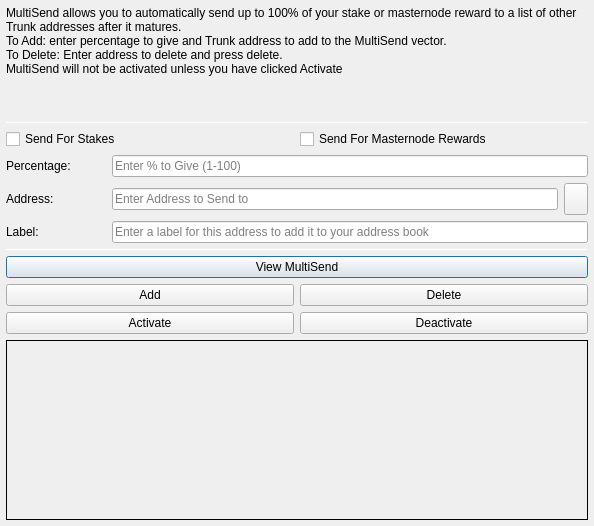
<?xml version="1.0" encoding="UTF-8"?>
<ui version="4.0">
 <class>MultiSendDialog</class>
 <widget class="QDialog" name="MultiSendDialog">
  <property name="windowModality">
   <enum>Qt::NonModal</enum>
  </property>
  <property name="geometry">
   <rect>
    <x>0</x>
    <y>0</y>
    <width>594</width>
    <height>526</height>
   </rect>
  </property>
  <property name="windowTitle">
   <string>MultiSend</string>
  </property>
  <layout class="QVBoxLayout" name="verticalLayout" stretch="0">
   <property name="leftMargin">
    <number>6</number>
   </property>
   <property name="topMargin">
    <number>6</number>
   </property>
   <property name="rightMargin">
    <number>6</number>
   </property>
   <property name="bottomMargin">
    <number>6</number>
   </property>
   <item>
    <layout class="QVBoxLayout" name="verticalLayout_Main" stretch="1,1,1,0,1,1,1">
     <item>
      <widget class="QLabel" name="label_2">
       <property name="lineWidth">
        <number>1</number>
       </property>
       <property name="text">
        <string>MultiSend allows you to automatically send up to 100% of your stake or masternode reward to a list of other Trunk addresses after it matures.
To Add: enter percentage to give and Trunk address to add to the MultiSend vector.
To Delete: Enter address to delete and press delete.
MultiSend will not be activated unless you have clicked Activate</string>
       </property>
       <property name="alignment">
        <set>Qt::AlignLeading|Qt::AlignLeft|Qt::AlignTop</set>
       </property>
       <property name="wordWrap">
        <bool>true</bool>
       </property>
      </widget>
     </item>
     <item>
      <widget class="Line" name="line">
       <property name="minimumSize">
        <size>
         <width>0</width>
         <height>1</height>
        </size>
       </property>
       <property name="maximumSize">
        <size>
         <width>16777215</width>
         <height>1</height>
        </size>
       </property>
       <property name="orientation">
        <enum>Qt::Horizontal</enum>
       </property>
      </widget>
     </item>
     <item>
      <layout class="QVBoxLayout" name="verticalLayout_Settings">
       <item>
        <layout class="QHBoxLayout" name="horizontalLayout">
         <item>
          <widget class="QCheckBox" name="multiSendStakeCheckBox">
           <property name="text">
            <string>Send For Stakes</string>
           </property>
          </widget>
         </item>
         <item>
          <widget class="QCheckBox" name="multiSendMasternodeCheckBox">
           <property name="text">
            <string>Send For Masternode Rewards</string>
           </property>
          </widget>
         </item>
        </layout>
       </item>
       <item>
        <layout class="QHBoxLayout" name="horizontalLayout_6">
         <item>
          <widget class="QLabel" name="label">
           <property name="minimumSize">
            <size>
             <width>100</width>
             <height>0</height>
            </size>
           </property>
           <property name="toolTip">
            <string>Percentage of stake to send</string>
           </property>
           <property name="text">
            <string>Percentage:</string>
           </property>
          </widget>
         </item>
         <item>
          <widget class="QLineEdit" name="multiSendPercentEdit">
           <property name="toolTip">
            <string>Enter whole numbers 1 - 100</string>
           </property>
           <property name="placeholderText">
            <string>Enter % to Give (1-100)</string>
           </property>
          </widget>
         </item>
        </layout>
       </item>
       <item>
        <layout class="QHBoxLayout" name="horizontalLayout_7">
         <item>
          <widget class="QLabel" name="label_5">
           <property name="minimumSize">
            <size>
             <width>100</width>
             <height>0</height>
            </size>
           </property>
           <property name="toolTip">
            <string>Address to send portion of stake to</string>
           </property>
           <property name="text">
            <string>Address:</string>
           </property>
          </widget>
         </item>
         <item>
          <widget class="QLineEdit" name="multiSendAddressEdit">
           <property name="toolTip">
            <string/>
           </property>
           <property name="placeholderText">
            <string>Enter Address to Send to</string>
           </property>
          </widget>
         </item>
         <item>
          <widget class="QToolButton" name="addressBookButton">
           <property name="maximumSize">
            <size>
             <width>16777215</width>
             <height>32</height>
            </size>
           </property>
           <property name="toolTip">
            <string>Choose an address from the address book</string>
           </property>
           <property name="text">
            <string/>
           </property>
           <property name="icon">
            <iconset resource="../trunk.qrc">
             <normaloff>:/icons/address-book</normaloff>:/icons/address-book</iconset>
           </property>
           <property name="shortcut">
            <string>Alt+A</string>
           </property>
          </widget>
         </item>
        </layout>
       </item>
      </layout>
     </item>
     <item>
      <layout class="QHBoxLayout" name="horizontalLayout_3">
       <item>
        <widget class="QLabel" name="label_3">
         <property name="minimumSize">
          <size>
           <width>100</width>
           <height>0</height>
          </size>
         </property>
         <property name="text">
          <string>Label:</string>
         </property>
        </widget>
       </item>
       <item>
        <widget class="QLineEdit" name="labelAddressLabelEdit">
         <property name="placeholderText">
          <string>Enter a label for this address to add it to your address book</string>
         </property>
        </widget>
       </item>
      </layout>
     </item>
     <item>
      <widget class="Line" name="line_2">
       <property name="minimumSize">
        <size>
         <width>0</width>
         <height>1</height>
        </size>
       </property>
       <property name="maximumSize">
        <size>
         <width>16777215</width>
         <height>1</height>
        </size>
       </property>
       <property name="orientation">
        <enum>Qt::Horizontal</enum>
       </property>
      </widget>
     </item>
     <item>
      <layout class="QVBoxLayout" name="verticalLayout_Buttons">
       <item>
        <layout class="QHBoxLayout" name="horizontalLayout_4">
         <item>
          <widget class="QPushButton" name="viewButton">
           <property name="toolTip">
            <string/>
           </property>
           <property name="statusTip">
            <string>View MultiSend Vector</string>
           </property>
           <property name="text">
            <string>View MultiSend</string>
           </property>
          </widget>
         </item>
        </layout>
       </item>
       <item>
        <layout class="QHBoxLayout" name="horizontalLayout_2">
         <item>
          <widget class="QPushButton" name="addButton">
           <property name="toolTip">
            <string/>
           </property>
           <property name="statusTip">
            <string>Add to MultiSend Vector</string>
           </property>
           <property name="text">
            <string>Add</string>
           </property>
          </widget>
         </item>
         <item>
          <widget class="QPushButton" name="deleteButton">
           <property name="toolTip">
            <string/>
           </property>
           <property name="statusTip">
            <string>Delete Address From MultiSend Vector</string>
           </property>
           <property name="text">
            <string>Delete</string>
           </property>
          </widget>
         </item>
        </layout>
       </item>
       <item>
        <layout class="QHBoxLayout" name="horizontalLayout_5">
         <item>
          <widget class="QPushButton" name="activateButton">
           <property name="statusTip">
            <string>Activate MultiSend</string>
           </property>
           <property name="text">
            <string>Activate</string>
           </property>
          </widget>
         </item>
         <item>
          <widget class="QPushButton" name="disableButton">
           <property name="statusTip">
            <string>Deactivate MultiSend</string>
           </property>
           <property name="text">
            <string>Deactivate</string>
           </property>
          </widget>
         </item>
        </layout>
       </item>
      </layout>
     </item>
     <item>
      <widget class="QLabel" name="message">
       <property name="minimumSize">
        <size>
         <width>0</width>
         <height>180</height>
        </size>
       </property>
       <property name="frameShape">
        <enum>QFrame::Panel</enum>
       </property>
       <property name="frameShadow">
        <enum>QFrame::Plain</enum>
       </property>
       <property name="lineWidth">
        <number>1</number>
       </property>
       <property name="midLineWidth">
        <number>1</number>
       </property>
       <property name="text">
        <string/>
       </property>
       <property name="alignment">
        <set>Qt::AlignLeading|Qt::AlignLeft|Qt::AlignTop</set>
       </property>
       <property name="wordWrap">
        <bool>true</bool>
       </property>
      </widget>
     </item>
    </layout>
   </item>
  </layout>
 </widget>
 <resources>
  <include location="../trunk.qrc"/>
 </resources>
 <connections/>
</ui>
